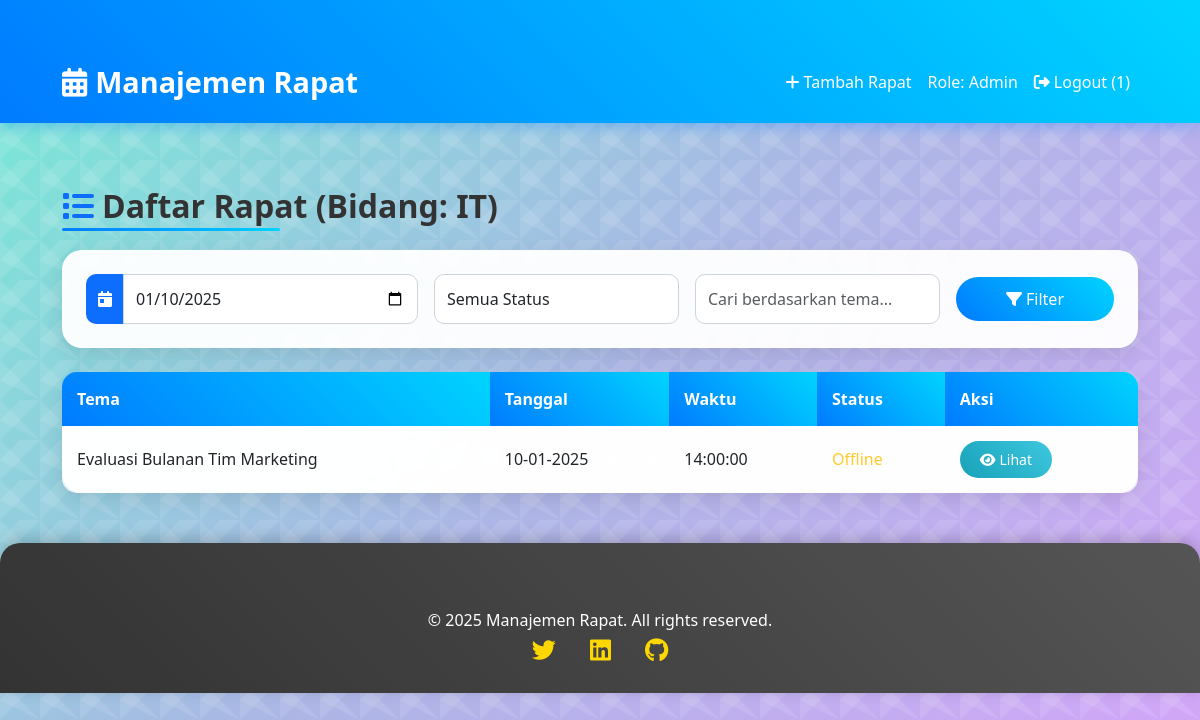
The page /index.php?filter_date=2025-01-10 (signed in) on the database its author committed.
### tables this page shows
CREATE TABLE `users` (
  `id` int NOT NULL,
  `username` varchar(50) NOT NULL,
  `password` varchar(255) NOT NULL,
  `email` varchar(100) NOT NULL,
  `role` enum('Admin','Peserta') DEFAULT 'Peserta',
  `department` enum('IT','Marketing','HR','Keuangan','Produksi','Sales') NOT NULL,
  `created_at` timestamp NULL DEFAULT CURRENT_TIMESTAMP
);

CREATE TABLE `meetings` (
  `id` int NOT NULL,
  `theme` varchar(255) NOT NULL,
  `meeting_date` date NOT NULL,
  `meeting_time` time NOT NULL,
  `status` enum('Online','Offline') NOT NULL,
  `attendees` text NOT NULL,
  `notes` text NOT NULL,
  `meeting_link` varchar(255) DEFAULT NULL,
  `file_path` varchar(255) DEFAULT NULL,
  `leader` varchar(100) NOT NULL,
  `department` enum('IT','Marketing','HR','Keuangan','Produksi','Sales') NOT NULL,
  `created_at` timestamp NULL DEFAULT CURRENT_TIMESTAMP
);

### index.php (the view, shortened to what this page needs)
<?php
require 'config.php';
$user = mysqli_fetch_assoc(mysqli_query($conn, "SELECT role, department FROM users WHERE id = " . $_SESSION['user_id']));
$user_role = $user['role'];
$user_department = $user['department'];
$filter_date = isset($_GET['filter_date']) ? $_GET['filter_date'] : '';
$query = "SELECT * FROM meetings WHERE 1=1";
if ($filter_date) {
    $query .= " AND DATE(meeting_date) = '$filter_date'";
}
$query .= " ORDER BY meeting_date DESC";
$result = mysqli_query($conn, $query);
?>
<!DOCTYPE html>
<html lang="id">
<head>
    <link href="https://cdn.jsdelivr.net/npm/bootstrap@5.3.0/dist/css/bootstrap.min.css" rel="stylesheet">
    <link rel="stylesheet" href="https://cdnjs.cloudflare.com/ajax/libs/font-awesome/6.4.0/css/all.min.css">
    <link rel="stylesheet" href="styles.css">
</head>
<body>
    <nav class="navbar navbar-expand-lg navbar-dark">
        <div class="container">
            <a class="navbar-brand" href="index.php"><i class="fas fa-calendar-alt me-2"></i>Manajemen Rapat</a>
            <div class="collapse navbar-collapse" id="navbarNav">
                <div class="navbar-nav ms-auto">
                    <a class="nav-link" href="add_meeting.php"><i class="fas fa-plus me-1"></i>Tambah Rapat</a>
                    <span class="nav-link disabled">Role: <?php echo htmlspecialchars($user_role); ?></span>
                    <a class="nav-link" href="logout.php"><i class="fas fa-sign-out-alt me-1"></i>Logout (<?php echo htmlspecialchars($_SESSION['user_id']); ?>)</a>
                </div>
            </div>
        </div>
    </nav>
    <div class="container">
        <h2 class="my-4 text-center"><i class="fas fa-list me-2 text-primary"></i>Daftar Rapat (Bidang: <?php echo htmlspecialchars($user_department); ?>)</h2>
        <div class="card p-4 mb-4">
            <form method="GET">
                <div class="row g-3 align-items-center">
                    <div class="col-md-4">
                        <div class="input-group">
                            <span class="input-group-text bg-primary text-white"><i class="fas fa-calendar-day"></i></span>
                            <input type="date" name="filter_date" class="form-control" value="<?php echo isset($_GET['filter_date']) ? $_GET['filter_date'] : ''; ?>">
                        </div>
                    </div>
                    <div class="col-md-3">
                        <select name="filter_status" class="form-control">
                            <option value="">Semua Status</option>
                        </select>
                    </div>
                    <div class="col-md-3">
                        <input type="text" name="search_theme" class="form-control" placeholder="Cari berdasarkan tema..." value="<?php echo isset($_GET['search_theme']) ? $_GET['search_theme'] : ''; ?>">
                    </div>
                    <div class="col-md-2">
                        <button type="submit" class="btn btn-primary w-100"><i class="fas fa-filter me-1"></i>Filter</button>
                    </div>
                </div>
            </form>
        </div>
        <div class="card">
            <div class="table-responsive">
                <table class="table table-hover">
                    <thead>
                        <tr>
                            <th>Tema</th>
                            <th>Tanggal</th>
                            <th>Waktu</th>
                            <th>Status</th>
                            <th>Aksi</th>
                        </tr>
                    </thead>
                    <tbody>
                        <?php
                        while ($row = mysqli_fetch_assoc($result)) {
                            $status_class = $row['status'] == 'Online' ? 'text-success' : 'text-warning';
                            echo "<tr>";
                            echo "<td>" . htmlspecialchars($row['theme']) . "</td>";
                            echo "<td>" . date('d-m-Y', strtotime($row['meeting_date'])) . "</td>";
                            echo "<td>" . htmlspecialchars($row['meeting_time']) . "</td>";
                            echo "<td class='$status_class'>" . htmlspecialchars($row['status']) . "</td>";
                            echo "<td><a href='view_meeting.php?id=" . $row['id'] . "' class='btn btn-info btn-sm'><i class='fas fa-eye me-1'></i>Lihat</a></td>";
                            echo "</tr>";
                        }
                        ?>
                    </tbody>
                </table>
            </div>
        </div>
    </div>
    <footer class="footer">
        <div class="container">
            <p>© 2025 Manajemen Rapat. All rights reserved.</p>
            <div>
                <a href="#"><i class="fab fa-twitter"></i></a>
                <a href="#"><i class="fab fa-linkedin"></i></a>
                <a href="#"><i class="fab fa-github"></i></a>
            </div>
        </div>
    </footer>
</body>
</html>

### styles.css (style rules this page uses)
body { background: linear-gradient(135deg, #74ebd5, #acb6e5, #d4a5f9); font-family: "Segoe UI", Tahoma, Geneva, Verdana, sans-serif; color: #333; min-height: 100vh; position: relative; overflow-x: hidden; }
body::before { content: ""; position: absolute; top: 0; left: 0; width: 100%; height: 100%; z-index: -1; }
.navbar { background: linear-gradient(45deg, #007bff, #00d4ff); box-shadow: 0 4px 15px rgba(0, 123, 255, 0.3); padding: 15px 0; transition: all 0.3s ease; }
.navbar-brand { font-weight: bold; font-size: 1.8rem; color: #fff !important; }
.navbar-nav .nav-link { color: white !important; font-weight: 500; transition: all 0.3s ease; padding: 10px 15px; }
.container { max-width: 1100px; margin-top: 40px; animation: fadeIn 1s ease-in; }
h2 { font-weight: 600; color: #333; position: relative; display: inline-block; }
h2::after { content: ""; position: absolute; bottom: -5px; left: 0; width: 50%; height: 3px; background: linear-gradient(45deg, #007bff, #00d4ff); border-radius: 3px; }
.card { border: none; border-radius: 20px; box-shadow: 0 6px 20px rgba(0, 0, 0, 0.1); transition: all 0.3s ease; background: rgba(255, 255, 255, 0.95); backdrop-filter: blur(5px); }
.table { background: transparent; border-radius: 15px; overflow: hidden; margin-bottom: 0; }
.table th { background: linear-gradient(45deg, #007bff, #00d4ff); color: white; border: none; padding: 15px; font-weight: 600; }
.table td { vertical-align: middle; border: none; padding: 15px; background: rgba(255, 255, 255, 0.8); transition: all 0.3s ease; }
.table .text-warning { font-weight: 500; color: #ffca2c !important; }
.btn-primary { background: linear-gradient(45deg, #007bff, #00d4ff); border: none; border-radius: 25px; padding: 10px 25px; font-weight: 500; transition: all 0.3s ease; }
.btn-info { background: linear-gradient(45deg, #17a2b8, #3ec7e0); border: none; border-radius: 20px; padding: 8px 20px; color: white; transition: all 0.3s ease; }
.form-control { border-radius: 10px; border: 1px solid #ced4da; transition: all 0.3s ease; padding: 12px; background: rgba(255, 255, 255, 0.9); }
.input-group-text { border-radius: 10px 0 0 10px; border: none; }
.footer { background: linear-gradient(45deg, #333, #555); color: white; padding: 25px 0; margin-top: 50px; text-align: center; border-top-left-radius: 20px; border-top-right-radius: 20px; box-shadow: 0 -4px 15px rgba(0, 0, 0, 0.2); }
.footer p { margin: 0; font-size: 1rem; }
.footer a { color: #ffd700; text-decoration: none; margin: 0 15px; font-size: 1.5rem; transition: all 0.3s ease; }

### rows shown on the page
users: role "Admin", department "IT"
meetings: theme "Evaluasi Bulanan Tim Marketing", meeting_date "10-01-2025", meeting_time "14:00:00", status "Offline"

### other values the page prints
$_SESSION['user_id'] "1"
